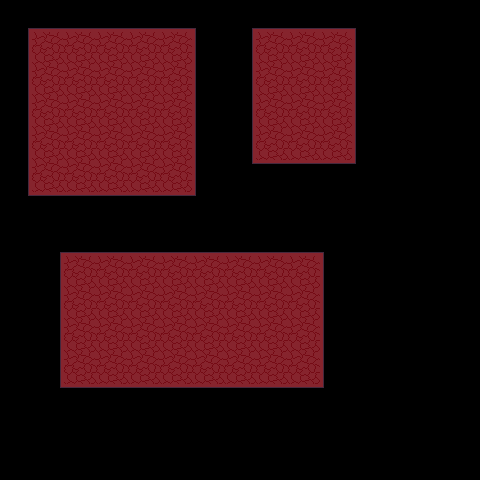

Rendered tile map (Tiled .tmx) drawn with the repository's tilesets; below, a short description and the full map source, tile grids included:
An orthogonal 15x15 tile map with 32x32 px tiles, 1 tile layer (Tile Layer 1).

<map version="1.4" tiledversion="1.4.2" orientation="orthogonal" renderorder="right-down" width="15" height="15" tilewidth="32" tileheight="32" infinite="0" nextlayerid="2" nextobjectid="1">
 <tileset firstgid="1" source="../../tilesets/Gather Floors 1.x.tsx" />
 <layer id="1" name="Tile Layer 1" width="15" height="15">
  <data encoding="csv">
3221225986,3221225985,3221225985,3221225985,3221225985,3221225985,1610613250,3221225986,3221225985,3221225985,3221225985,1610613250,0,0,0,
2684355073,473,473,473,473,473,1610613249,2684355073,473,473,473,1610613249,0,0,0,
2684355073,473,473,473,473,473,1610613249,2684355073,473,473,473,1610613249,0,0,0,
2684355073,473,473,473,473,473,1610613249,2684355073,473,473,473,1610613249,0,0,0,
2684355073,473,473,473,473,473,1610613249,2684355073,473,473,473,1610613249,0,0,0,
2684355073,473,473,473,473,473,1610613249,2684355074,513,513,513,514,0,0,0,
2684355074,513,513,513,513,513,514,0,0,0,0,0,0,0,0,
0,3221225986,3221225985,3221225985,3221225985,3221225985,3221225985,3221225985,3221225985,3221225985,1610613250,0,0,0,0,
0,2684355073,473,473,473,473,473,473,473,473,1610613249,0,0,0,0,
0,2684355073,473,473,473,473,473,473,473,473,1610613249,0,0,0,0,
0,2684355073,473,473,473,473,473,473,473,473,1610613249,0,0,0,0,
0,2684355073,473,473,473,473,473,473,473,473,1610613249,0,0,0,0,
0,2684355074,513,513,513,513,513,513,513,513,514,0,0,0,0,
0,0,0,0,0,0,0,0,0,0,0,0,0,0,0,
0,0,0,0,0,0,0,0,0,0,0,0,0,0,0
</data>
 </layer>
</map>
